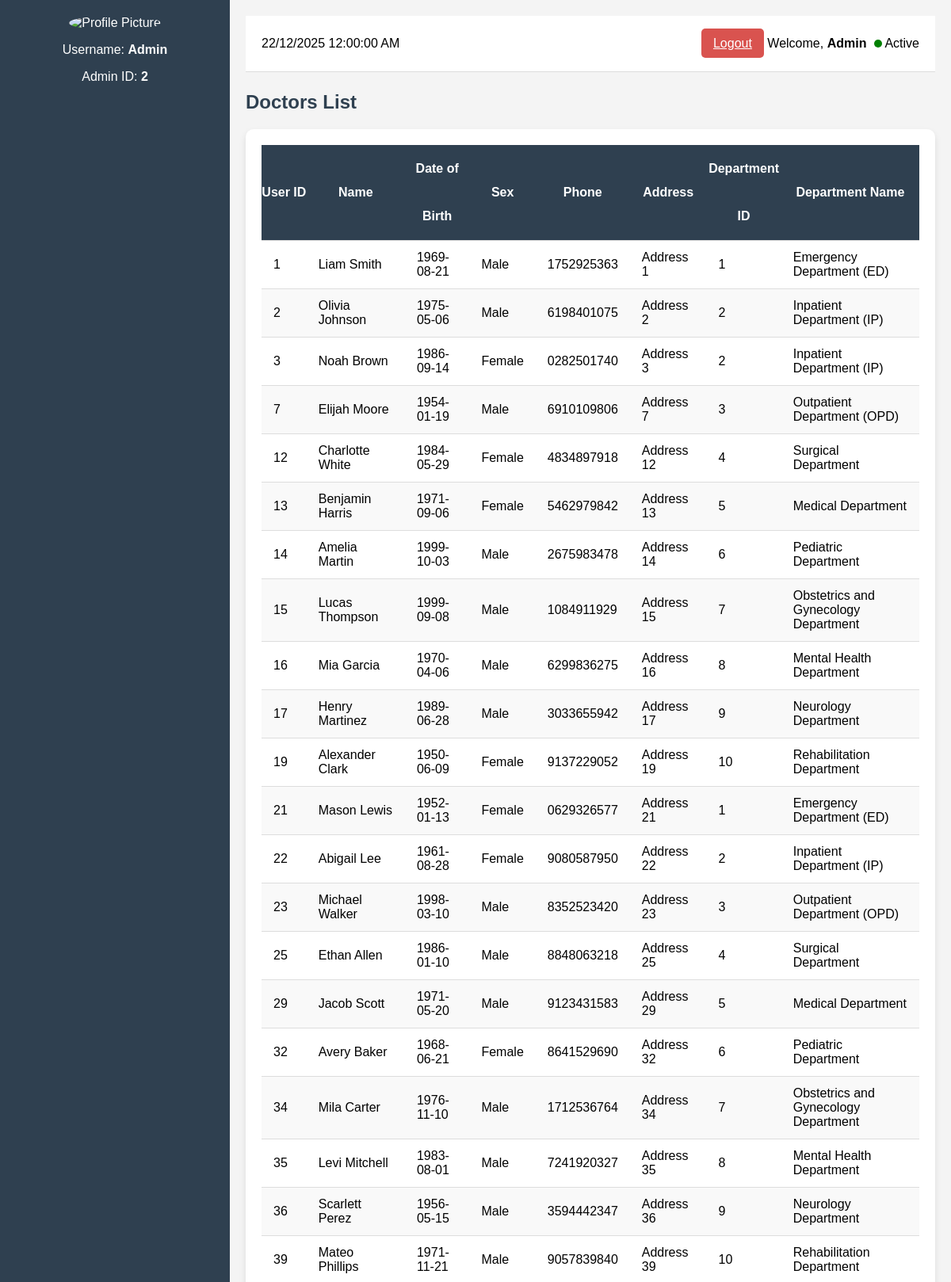
The page /check-doc (signed in, upper part) on the database its author committed.
### website/models.py (models this page shows)
class Doctor(db.Model):
    __tablename__ = 'doctor'
    user_id = db.Column(db.Integer, db.ForeignKey('user.user_id'), primary_key=True)
    department_id = db.Column(db.Integer, db.ForeignKey('department.department_id'), nullable=True)
    salary = db.Column(db.Numeric(precision=10, scale=2), nullable=True)
    __table_args__ = (
        CheckConstraint(salary > 0, name='check_salary'),
    )
    department = db.relationship('Department', backref='doctors', uselist=False)

class User(db.Model, UserMixin):
    __tablename__ = 'user'
    user_id = db.Column(db.Integer, primary_key=True)
    password = db.Column(db.String(255), nullable=True)
    name = db.Column(db.String(255), nullable=True)
    dob = db.Column(db.Date, nullable=True)
    sex = db.Column(db.String(255), nullable=True)
    phone = db.Column(db.String(255), nullable=True)
    address = db.Column(db.String(255), nullable=True)
    role = db.Column(db.Integer, nullable=True)
    __table_args__ = (
        CheckConstraint(sex.in_(['Male', 'Female']), name='check_sex'),
        CheckConstraint(role.in_([1, 2]), name='check_user_role')
    )
    patient = db.relationship('Patient', backref='user', uselist=False)
    doctor = db.relationship('Doctor', backref='user', uselist=False)

class Department(db.Model):
    __tablename__ = 'department'
    department_id = db.Column(db.Integer, primary_key=True)
    department_name = db.Column(db.String(255), nullable=False)

### website/views.py (the view)
@views.route('/check-doc', methods=['GET'])
@login_required
def check_doc():
    result = db.session.execute(text(
        """
        SELECT
            user.user_id,
            user.name,
            user.dob,
            user.sex,
            user.phone,
            user.address,
            doctor.department_id,
            department.department_name
        FROM
            user
        JOIN
            doctor ON user.user_id = doctor.user_id
        JOIN
            department ON doctor.department_id = department.department_id
        """
    ))
    columns = result.keys()  # Get column names
    rows = result.fetchall()
    doctors = [dict(zip(columns, row)) for row in rows]
    return render_template(
        "checkDoc.html",
        doctors=doctors,
        today=date.today()  # Pass today's date to the template
    )

### website/__init__.py (called while the page is built)
def create_app():
    app = Flask(__name__)
    app.config['SECRET_KEY'] = 'hjshjhdjah kjshkjdhjs'
    app.config['SQLALCHEMY_DATABASE_URI'] = f'sqlite:///{DB_NAME}'
    db.init_app(app)
    from .views import views
    from .auth import auth
    app.register_blueprint(views, url_prefix='/')
    app.register_blueprint(auth, url_prefix='/')
    from .models import User
    with app.app_context():
        db.create_all()
    login_manager = LoginManager()
    login_manager.login_view = 'auth.login'
    login_manager.init_app(app)
    @login_manager.user_loader
    def load_user(user_id):
        return User.query.get(int(user_id))
    return app

### website/templates/checkDoc.html (shortened to what this page needs)
<!DOCTYPE html>
<html lang="en">
  <head>
    <link
      rel="stylesheet"
      href="{{ url_for('static', filename='checkDoc.css') }}"
    />
  </head>
  <body>
    <div class="container">
      <div class="sidebar">
        <div class="profile">
          <img
            src="https://png.pngtree.com/png-vector/20190223/ourlarge/pngtree-admin-rolls-glyph-black-icon-png-image_691507.jpg"
            alt="Profile Picture"
          />
          <p>Username: <strong>Admin</strong></p>
          <p>Admin ID: <strong>2</strong></p>
        </div>
      </div>
      <div class="main-content">
        <header class="header">
          <div class="date-time">
            <p>{{ today.strftime('%d/%m/%Y %I:%M:%S %p') }}</p>
          </div>
          <div class="logout">
            <a class="logout-button" href="/logout">Logout</a>
            <span>Welcome, <strong>Admin</strong></span>
            <div class="status-dot"></div>
            <span>Active</span>
          </div>
        </header>
        <div class="doctors-section">
          <h3>Doctors List</h3>
          <div class="doctors-table-inside">
            <table>
              <thead>
                <tr>
                  <th>User ID</th>
                  <th>Name</th>
                  <th>Date of Birth</th>
                  <th>Sex</th>
                  <th>Phone</th>
                  <th>Address</th>
                  <th>Department ID</th>
                  <th>Department Name</th>
                </tr>
              </thead>
              <tbody>
                {% for doctor in doctors %}
                <tr>
                  <td>{{ doctor['user_id'] }}</td>
                  <td>{{ doctor['name'] }}</td>
                  <td>{{ doctor['dob'] }}</td>
                  <td>{{ doctor['sex'] }}</td>
                  <td>{{ doctor['phone'] }}</td>
                  <td>{{ doctor['address'] }}</td>
                  <td>{{ doctor['department_id'] }}</td>
                  <td>{{ doctor['department_name'] }}</td>
                </tr>
                {% endfor %}
              </tbody>
            </table>
          </div>
        </div>
      </div>
    </div>
  </body>
</html>

### website/static/checkDoc.css (style rules this page uses)
body { font-family: Arial, sans-serif; margin: 0; padding: 0; background-color: #f4f4f4; }
.container { display: flex; height: 100vh; }
.sidebar { width: 250px; background-color: #2f4050; color: #fff; display: flex; flex-direction: column; justify-content: space-between; padding: 20px; }
.profile { text-align: center; }
.profile img { border-radius: 50%; width: 70px; height: 70px; }
.main-content { flex: 1; padding: 20px; overflow-y: auto; }
.header { display: flex; justify-content: space-between; align-items: center; background-color: #fff; padding: 10px 20px; border-bottom: 1px solid #ddd; }
.logout-button { background-color: #d9534f; color: #fff; padding: 10px 15px; border: none; cursor: pointer; border-radius: 5px; }
.status-dot { display: inline-block; width: 10px; height: 10px; background-color: green; border-radius: 50%; margin-left: 5px; }
.doctors-section { margin-top: 20px; }
.doctors-section h3 { margin-bottom: 20px; font-size: 24px; color: #2f4050; }
.doctors-table-inside { max-height: 70vh; overflow-y: auto; background-color: #fff; border-radius: 10px; padding: 20px; box-shadow: 0 4px 8px rgba(0, 0, 0, 0.1); }
table { width: 100%; border-collapse: collapse; }
thead { background-color: #2f4050; padding-top: 0cm; color: #fff; }
thead th { position: sticky; top: 0; background-color: #2f4050; z-index: 10; text-align: center; padding: 0; height: 60px; line-height: 60px; border-bottom: 1px solid #ddd; }
th, td { padding: 12px 15px; text-align: left; border-bottom: 1px solid #ddd; }
tbody tr:nth-child(even) { background-color: #f9f9f9; }

### rows shown on the page
Doctor: user_id "1", name "Liam Smith", dob "1969-08-21", sex "Male", phone "1752925363", address "Address 1", department_id "1", department_name "Emergency Department (ED)"
Doctor: user_id "2", name "Olivia Johnson", dob "1975-05-06", sex "Male", phone "6198401075", address "Address 2", department_id "2", department_name "Inpatient Department (IP)"
Doctor: user_id "3", name "Noah Brown", dob "1986-09-14", sex "Female", phone "0282501740", address "Address 3", department_id "2", department_name "Inpatient Department (IP)"
Doctor: user_id "7", name "Elijah Moore", dob "1954-01-19", sex "Male", phone "6910109806", address "Address 7", department_id "3", department_name "Outpatient Department (OPD)"
Doctor: user_id "12", name "Charlotte White", dob "1984-05-29", sex "Female", phone "4834897918", address "Address 12", department_id "4", department_name "Surgical Department"
Doctor: user_id "13", name "Benjamin Harris", dob "1971-09-06", sex "Female", phone "5462979842", address "Address 13", department_id "5", department_name "Medical Department"
Doctor: user_id "14", name "Amelia Martin", dob "1999-10-03", sex "Male", phone "2675983478", address "Address 14", department_id "6", department_name "Pediatric Department"
Doctor: user_id "15", name "Lucas Thompson", dob "1999-09-08", sex "Male", phone "1084911929", address "Address 15", department_id "7", department_name "Obstetrics and Gynecology Department"
Doctor: user_id "16", name "Mia Garcia", dob "1970-04-06", sex "Male", phone "6299836275", address "Address 16", department_id "8", department_name "Mental Health Department"
Doctor: user_id "17", name "Henry Martinez", dob "1989-06-28", sex "Male", phone "3033655942", address "Address 17", department_id "9", department_name "Neurology Department"
Doctor: user_id "19", name "Alexander Clark", dob "1950-06-09", sex "Female", phone "9137229052", address "Address 19", department_id "10", department_name "Rehabilitation Department"
Doctor: user_id "21", name "Mason Lewis", dob "1952-01-13", sex "Female", phone "0629326577", address "Address 21", department_id "1", department_name "Emergency Department (ED)"
Doctor: user_id "22", name "Abigail Lee", dob "1961-08-28", sex "Female", phone "9080587950", address "Address 22", department_id "2", department_name "Inpatient Department (IP)"
Doctor: user_id "23", name "Michael Walker", dob "1998-03-10", sex "Male", phone "8352523420", address "Address 23", department_id "3", department_name "Outpatient Department (OPD)"
Doctor: user_id "25", name "Ethan Allen", dob "1986-01-10", sex "Male", phone "8848063218", address "Address 25", department_id "4", department_name "Surgical Department"
Doctor: user_id "29", name "Jacob Scott", dob "1971-05-20", sex "Male", phone "9123431583", address "Address 29", department_id "5", department_name "Medical Department"
Doctor: user_id "32", name "Avery Baker", dob "1968-06-21", sex "Female", phone "8641529690", address "Address 32", department_id "6", department_name "Pediatric Department"
Doctor: user_id "34", name "Mila Carter", dob "1976-11-10", sex "Male", phone "1712536764", address "Address 34", department_id "7", department_name "Obstetrics and Gynecology Department"
Doctor: user_id "35", name "Levi Mitchell", dob "1983-08-01", sex "Male", phone "7241920327", address "Address 35", department_id "8", department_name "Mental Health Department"
Doctor: user_id "36", name "Scarlett Perez", dob "1956-05-15", sex "Male", phone "3594442347", address "Address 36", department_id "9", department_name "Neurology Department"
Doctor: user_id "39", name "Mateo Phillips", dob "1971-11-21", sex "Male", phone "9057839840", address "Address 39", department_id "10", department_name "Rehabilitation Department"
